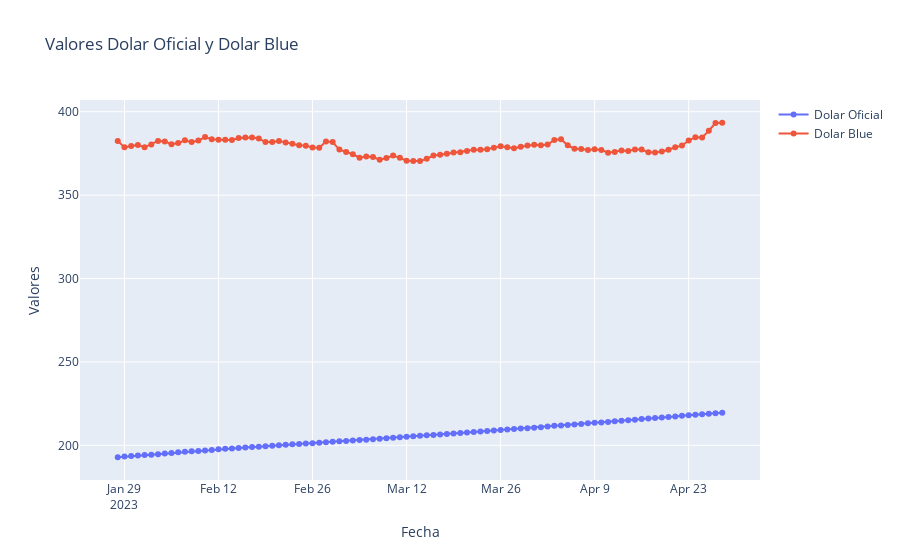

Source (notebook cell):
### Code cell
import plotly.graph_objs as go
import plotly.offline as pyo

# Create the trace for Dolar Oficial
trace1 = go.Scatter(x=df["Fecha"], y=df["Dolar Oficial"], mode='lines+markers', name='Dolar Oficial')

# Create the trace for Dolar Blue
trace2 = go.Scatter(x=df["Fecha"], y=df["Dolar Blue"], mode='lines+markers', name='Dolar Blue')

# Create the data array
data = [trace1, trace2]

# Define the layout of the chart
layout = go.Layout(title='Valores Dolar Oficial y Dolar Blue', xaxis=dict(title='Fecha'), yaxis=dict(title='Valores'))

# Create the figure
fig = go.Figure(data=data, layout=layout)

# Show the chart
pyo.iplot(fig)
